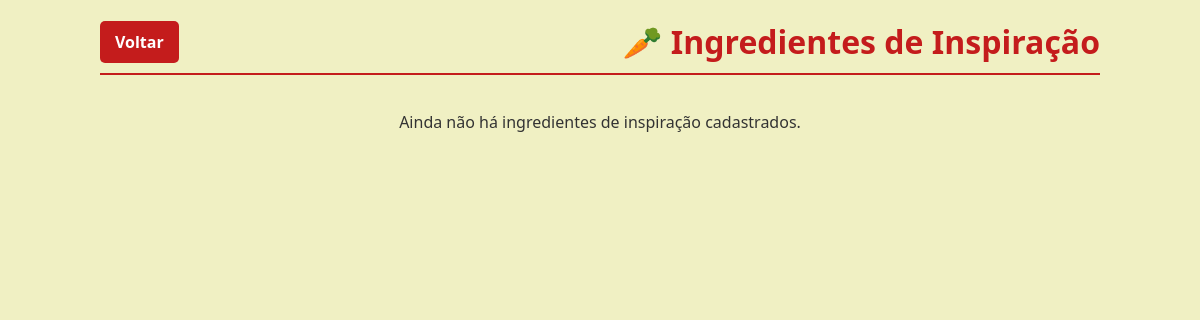
/processamento/listarIngredientes.php, run on an earlier commit of the app's database.
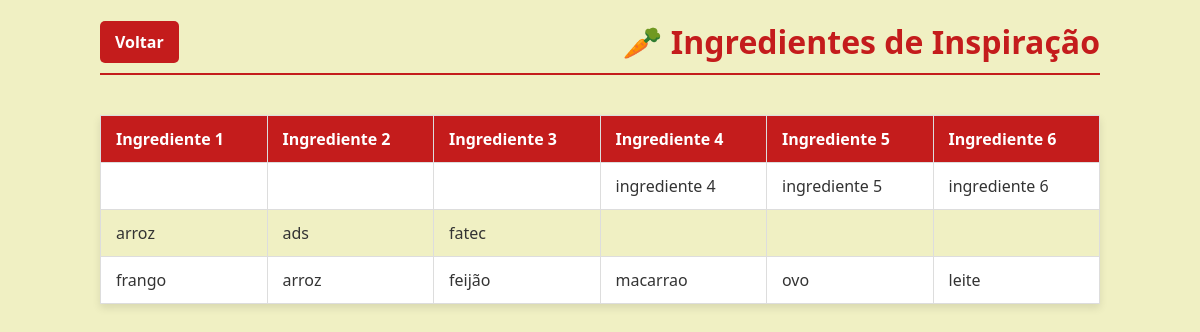
And on a later commit of the database.
### tables this page shows
CREATE TABLE `ingredientes_inspiracao` (
  `id` int(11) NOT NULL,
  `ingrediente1` varchar(255) DEFAULT NULL,
  `ingrediente2` varchar(255) DEFAULT NULL,
  `ingrediente3` varchar(255) DEFAULT NULL,
  `ingrediente4` varchar(255) DEFAULT NULL,
  `ingrediente5` varchar(255) DEFAULT NULL,
  `ingrediente6` varchar(255) DEFAULT NULL
);

### processamento/funcaoDB.php (called while the page is built, shortened)
<?php
    function conectarBD(){
        $conexao = mysqli_connect("localhost", "root", "", "trab_eletivas");
        return ($conexao);
    }
function listarIngredientesInspiracao() {
    $conn = conectarBD();
    $ingredientes = [];
    $sql = "SELECT
                id,
                ingrediente1,
                ingrediente2,
                ingrediente3,
                ingrediente4,
                ingrediente5,
                ingrediente6
            FROM
                ingredientes_inspiracao
            ORDER BY
                id DESC";
    $result = $conn->query($sql);
    if ($result && $result->num_rows > 0) {
        while($row = $result->fetch_assoc()) {
            $ingredientes[] = $row;
        }
    }
    return $ingredientes;
}
?>

### processamento/listarIngredientes.php (the view, shortened to what this page needs)
<?php
include_once 'funcaoDB.php';
$listaIngredientes = listarIngredientesInspiracao();
?>
<!DOCTYPE html>
<html lang="pt-BR">
<head>
    <link rel="stylesheet" href="../assets/css/listarIngredientes.css">
</head>
<body>
    <div class="header">
        <a href="../view/meuUsuario.html">Voltar</a>
        <h1>🥕 Ingredientes de Inspiração</h1>
    </div>
    <?php if (empty($listaIngredientes)): ?>
        <p>Ainda não há ingredientes de inspiração cadastrados.</p>
    <?php else: ?>
        <table border="1" class="ingredientes-tabela">
            <thead>
                <tr>
                    <th>Ingrediente 1</th>
                    <th>Ingrediente 2</th>
                    <th>Ingrediente 3</th>
                    <th>Ingrediente 4</th>
                    <th>Ingrediente 5</th>
                    <th>Ingrediente 6</th>
                </tr>
            </thead>
            <tbody>
                <?php
                foreach ($listaIngredientes as $ingrediente):
                ?>
                <tr>
                    <td><?php echo htmlspecialchars($ingrediente['ingrediente1']); ?></td>
                    <td><?php echo htmlspecialchars($ingrediente['ingrediente2']); ?></td>
                    <td><?php echo htmlspecialchars($ingrediente['ingrediente3']); ?></td>
                    <td><?php echo htmlspecialchars($ingrediente['ingrediente4']); ?></td>
                    <td><?php echo htmlspecialchars($ingrediente['ingrediente5']); ?></td>
                    <td><?php echo htmlspecialchars($ingrediente['ingrediente6']); ?></td>
                </tr>
                <?php endforeach; ?>
            </tbody>
        </table>
    <?php endif; ?>
</body>
</html>

### assets/css/listarIngredientes.css (style rules this page uses)
body { font-family: 'Segoe UI', Tahoma, Geneva, Verdana, sans-serif; background-color: rgb(240, 240, 195); color: rgb(51, 51, 51); padding: 20px; margin: 0; display: flex; flex-direction: column; align-items: center; min-height: 100vh; }
.header { width: 90%; max-width: 1000px; display: flex; justify-content: space-between; align-items: center; margin-bottom: 20px; padding-bottom: 10px; border-bottom: 2px solid rgb(196, 28, 28); }
.header a { text-decoration: none; background-color: rgb(196, 28, 28); color: rgb(255, 255, 255); padding: 10px 15px; border-radius: 5px; font-weight: bold; transition: background-color 0.3s; }
h1 { color: rgb(196, 28, 28); font-size: 2em; margin: 0; }
.ingredientes-tabela { width: 90%; max-width: 1000px; border-collapse: collapse; margin-top: 20px; box-shadow: 0 4px 8px rgba(0, 0, 0, 0.1); background-color: rgb(255, 255, 255); }
.ingredientes-tabela thead tr { background-color: rgb(196, 28, 28); color: rgb(255, 255, 255); }
.ingredientes-tabela th, .ingredientes-tabela td { padding: 12px 15px; text-align: left; border: 1px solid rgb(221, 221, 221); }
.ingredientes-tabela tbody tr:nth-child(even) { background-color: rgb(240, 240, 195); }

What changed in the data, as far as the page shows it:
added ingredientes_inspiracao: ingrediente4 "ingrediente 4", ingrediente5 "ingrediente 5", ingrediente6 "ingrediente 6"
added ingredientes_inspiracao: ingrediente1 "arroz", ingrediente2 "ads", ingrediente3 "fatec"
added ingredientes_inspiracao: ingrediente1 "frango", ingrediente2 "arroz", ingrediente3 "feijão", ingrediente4 "macarrao", ingrediente5 "ovo", ingrediente6 "leite"
Also different on the page:
text no longer shown: "Ainda não há ingredientes de inspiração cadastrados."
text now shown: "Ingrediente 1 Ingrediente 2 Ingrediente 3 Ingrediente 4 Ingrediente 5 Ingrediente 6"
